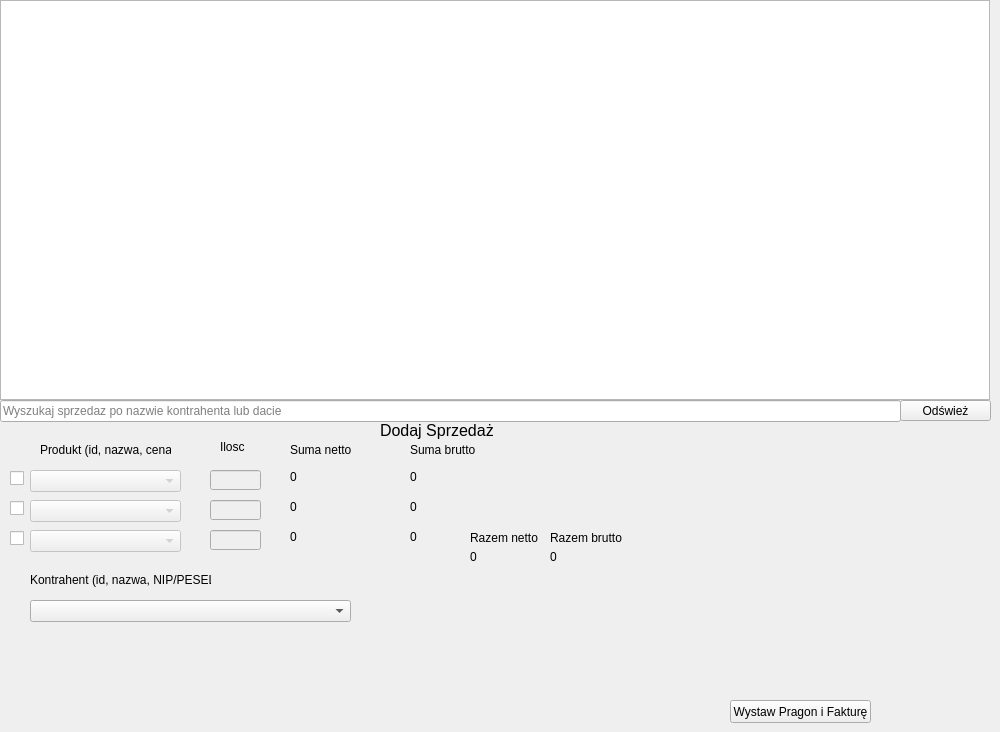
    <widget class="QWidget" name="tab_sprzedaz">
     <attribute name="title">
      <string>Sprzedaż</string>
     </attribute>
     <widget class="QTableView" name="tableView_sprzedaz">
      <property name="geometry">
       <rect>
        <x>0</x>
        <y>0</y>
        <width>990</width>
        <height>400</height>
       </rect>
      </property>
      <property name="editTriggers">
       <set>QAbstractItemView::NoEditTriggers</set>
      </property>
     </widget>
     <widget class="QLineEdit" name="lineEdit_sprzedaz_wyszukajtowar">
      <property name="geometry">
       <rect>
        <x>0</x>
        <y>400</y>
        <width>901</width>
        <height>22</height>
       </rect>
      </property>
      <property name="placeholderText">
       <string>Wyszukaj sprzedaz po nazwie kontrahenta lub dacie</string>
      </property>
     </widget>
     <widget class="QLabel" name="label_sprzedaz">
      <property name="geometry">
       <rect>
        <x>380</x>
        <y>420</y>
        <width>151</width>
        <height>20</height>
       </rect>
      </property>
      <property name="font">
       <font>
        <pointsize>12</pointsize>
       </font>
      </property>
      <property name="text">
       <string>Dodaj Sprzedaż</string>
      </property>
     </widget>
     <widget class="QComboBox" name="comboBox">
      <property name="enabled">
       <bool>false</bool>
      </property>
      <property name="geometry">
       <rect>
        <x>30</x>
        <y>470</y>
        <width>151</width>
        <height>22</height>
       </rect>
      </property>
      <property name="placeholderText">
       <string>Wybierz produkt</string>
      </property>
     </widget>
     <widget class="QComboBox" name="comboBox_sprzedaz_2">
      <property name="enabled">
       <bool>false</bool>
      </property>
      <property name="geometry">
       <rect>
        <x>30</x>
        <y>500</y>
        <width>151</width>
        <height>22</height>
       </rect>
      </property>
      <property name="placeholderText">
       <string>Wybierz produkt</string>
      </property>
     </widget>
     <widget class="QComboBox" name="comboBox_sprzedaz_3">
      <property name="enabled">
       <bool>false</bool>
      </property>
      <property name="geometry">
       <rect>
        <x>30</x>
        <y>530</y>
        <width>151</width>
        <height>22</height>
       </rect>
      </property>
      <property name="placeholderText">
       <string>Wybierz produkt</string>
      </property>
     </widget>
     <widget class="QLineEdit" name="lineEdit_sprzedaz_cena1">
      <property name="enabled">
       <bool>false</bool>
      </property>
      <property name="geometry">
       <rect>
        <x>210</x>
        <y>470</y>
        <width>51</width>
        <height>20</height>
       </rect>
      </property>
      <property name="text">
       <string/>
      </property>
     </widget>
     <widget class="QLabel" name="label_sprzedaz_produkt">
      <property name="geometry">
       <rect>
        <x>40</x>
        <y>440</y>
        <width>131</width>
        <height>20</height>
       </rect>
      </property>
      <property name="text">
       <string>Produkt (id, nazwa, cena)</string>
      </property>
     </widget>
     <widget class="QLabel" name="label_sprzedaz_ilosc">
      <property name="geometry">
       <rect>
        <x>220</x>
        <y>440</y>
        <width>47</width>
        <height>13</height>
       </rect>
      </property>
      <property name="text">
       <string>Ilosc</string>
      </property>
     </widget>
     <widget class="QLineEdit" name="lineEdit_sprzedaz_cena_2">
      <property name="enabled">
       <bool>false</bool>
      </property>
      <property name="geometry">
       <rect>
        <x>210</x>
        <y>500</y>
        <width>51</width>
        <height>20</height>
       </rect>
      </property>
      <property name="text">
       <string/>
      </property>
     </widget>
     <widget class="QLineEdit" name="lineEdit_sprzedaz_cena1_3">
      <property name="enabled">
       <bool>false</bool>
      </property>
      <property name="geometry">
       <rect>
        <x>210</x>
        <y>530</y>
        <width>51</width>
        <height>20</height>
       </rect>
      </property>
      <property name="text">
       <string/>
      </property>
     </widget>
     <widget class="QLabel" name="label_suma_jednostkowa">
      <property name="geometry">
       <rect>
        <x>290</x>
        <y>440</y>
        <width>91</width>
        <height>20</height>
       </rect>
      </property>
      <property name="text">
       <string>Suma netto</string>
      </property>
     </widget>
     <widget class="QLabel" name="label_sprzed_sum1">
      <property name="geometry">
       <rect>
        <x>290</x>
        <y>470</y>
        <width>47</width>
        <height>13</height>
       </rect>
      </property>
      <property name="text">
       <string>0</string>
      </property>
     </widget>
     <widget class="QLabel" name="label_sprzed_sum2">
      <property name="geometry">
       <rect>
        <x>290</x>
        <y>500</y>
        <width>47</width>
        <height>13</height>
       </rect>
      </property>
      <property name="text">
       <string>0</string>
      </property>
     </widget>
     <widget class="QLabel" name="label_sprzed_sum3">
      <property name="geometry">
       <rect>
        <x>290</x>
        <y>530</y>
        <width>47</width>
        <height>13</height>
       </rect>
      </property>
      <property name="text">
       <string>0</string>
      </property>
     </widget>
     <widget class="QLabel" name="label_suma_jednostkowa_brutto">
      <property name="geometry">
       <rect>
        <x>410</x>
        <y>440</y>
        <width>91</width>
        <height>20</height>
       </rect>
      </property>
      <property name="text">
       <string>Suma brutto</string>
      </property>
     </widget>
     <widget class="QLabel" name="label_sprzed_sumb1">
      <property name="geometry">
       <rect>
        <x>410</x>
        <y>470</y>
        <width>47</width>
        <height>13</height>
       </rect>
      </property>
      <property name="text">
       <string>0</string>
      </property>
     </widget>
     <widget class="QLabel" name="label_sprzed_sumb2">
      <property name="geometry">
       <rect>
        <x>410</x>
        <y>500</y>
        <width>47</width>
        <height>13</height>
       </rect>
      </property>
      <property name="text">
       <string>0</string>
      </property>
     </widget>
     <widget class="QLabel" name="label_sprzed_sumb3">
      <property name="geometry">
       <rect>
        <x>410</x>
        <y>530</y>
        <width>47</width>
        <height>13</height>
       </rect>
      </property>
      <property name="text">
       <string>0</string>
      </property>
     </widget>
     <widget class="QLabel" name="label_sprzedaz_razemnetto">
      <property name="geometry">
       <rect>
        <x>470</x>
        <y>530</y>
        <width>81</width>
        <height>16</height>
       </rect>
      </property>
      <property name="text">
       <string>Razem netto</string>
      </property>
     </widget>
     <widget class="QLabel" name="label_sprzedaz_razembrutto">
      <property name="geometry">
       <rect>
        <x>550</x>
        <y>530</y>
        <width>81</width>
        <height>16</height>
       </rect>
      </property>
      <property name="text">
       <string>Razem brutto</string>
      </property>
     </widget>
     <widget class="QLabel" name="label_sprzed_suma_razemnetto">
      <property name="geometry">
       <rect>
        <x>470</x>
        <y>550</y>
        <width>47</width>
        <height>13</height>
       </rect>
      </property>
      <property name="text">
       <string>0</string>
      </property>
     </widget>
     <widget class="QLabel" name="label_sprzed_suma_razembrutto">
      <property name="geometry">
       <rect>
        <x>550</x>
        <y>550</y>
        <width>47</width>
        <height>13</height>
       </rect>
      </property>
      <property name="text">
       <string>0</string>
      </property>
     </widget>
     <widget class="QComboBox" name="comboBox_sprzedaz_kontrahent">
      <property name="geometry">
       <rect>
        <x>30</x>
        <y>600</y>
        <width>321</width>
        <height>22</height>
       </rect>
      </property>
      <property name="placeholderText">
       <string>Wybierz kontrahenta</string>
      </property>
     </widget>
     <widget class="QCheckBox" name="checkBox_sprzed_1">
      <property name="geometry">
       <rect>
        <x>10</x>
        <y>470</y>
        <width>16</width>
        <height>17</height>
       </rect>
      </property>
      <property name="text">
       <string/>
      </property>
     </widget>
     <widget class="QCheckBox" name="checkBox_sprzed_2">
      <property name="geometry">
       <rect>
        <x>10</x>
        <y>500</y>
        <width>16</width>
        <height>17</height>
       </rect>
      </property>
      <property name="text">
       <string/>
      </property>
     </widget>
     <widget class="QCheckBox" name="checkBox_sprzed_3">
      <property name="geometry">
       <rect>
        <x>10</x>
        <y>530</y>
        <width>16</width>
        <height>17</height>
       </rect>
      </property>
      <property name="text">
       <string/>
      </property>
     </widget>
     <widget class="QPushButton" name="pushButton_sprzedaz">
      <property name="geometry">
       <rect>
        <x>730</x>
        <y>700</y>
        <width>141</width>
        <height>23</height>
       </rect>
      </property>
      <property name="text">
       <string>Wystaw Pragon i Fakturę</string>
      </property>
     </widget>
     <widget class="QLabel" name="label_sprzedaz_kontrahent">
      <property name="geometry">
       <rect>
        <x>30</x>
        <y>570</y>
        <width>181</width>
        <height>20</height>
       </rect>
      </property>
      <property name="text">
       <string>Kontrahent (id, nazwa, NIP/PESEL</string>
      </property>
     </widget>
     <widget class="QLabel" name="label_sprzed_komunikat">
      <property name="geometry">
       <rect>
        <x>410</x>
        <y>660</y>
        <width>511</width>
        <height>20</height>
       </rect>
      </property>
      <property name="font">
       <font>
        <pointsize>13</pointsize>
       </font>
      </property>
      <property name="text">
       <string/>
      </property>
      <property name="alignment">
       <set>Qt::AlignCenter</set>
      </property>
     </widget>
     <widget class="QPushButton" name="pushButton_3">
      <property name="geometry">
       <rect>
        <x>900</x>
        <y>400</y>
        <width>91</width>
        <height>21</height>
       </rect>
      </property>
      <property name="text">
       <string>Odśwież</string>
      </property>
     </widget>
    </widget>
